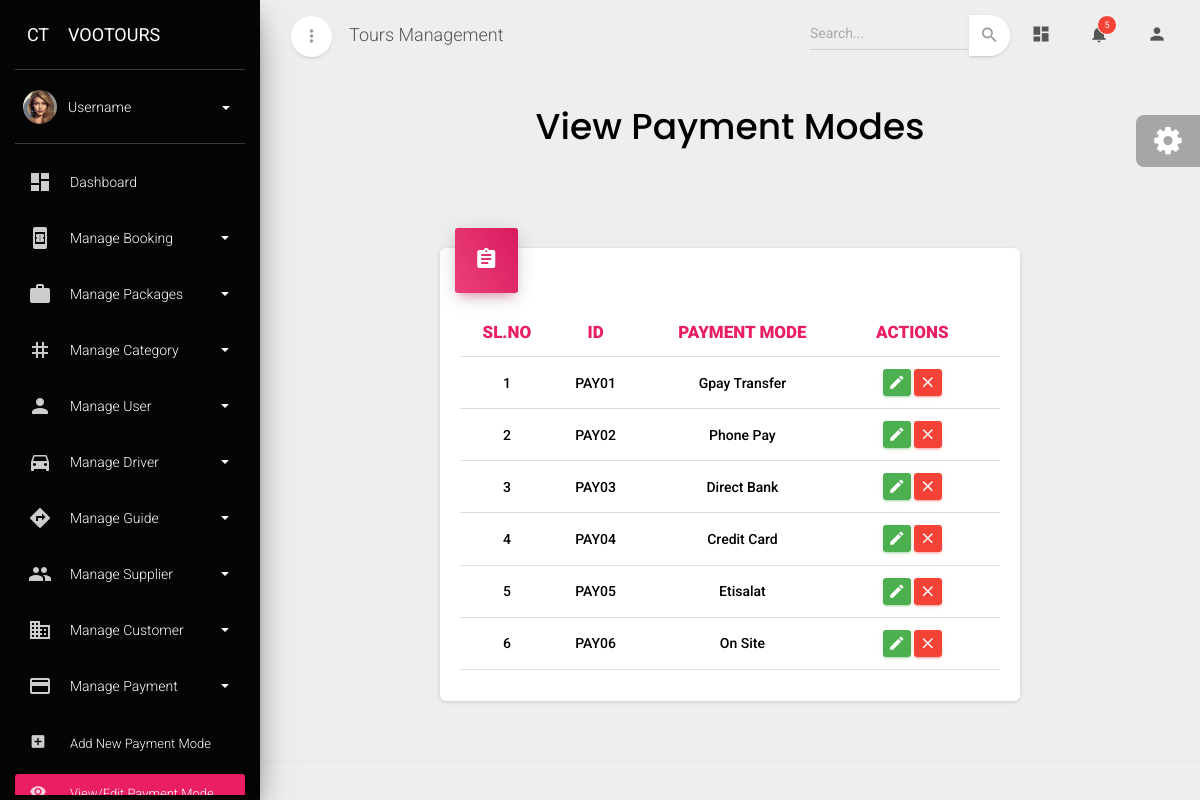
The page /viewpayment on the database as committed earlier.
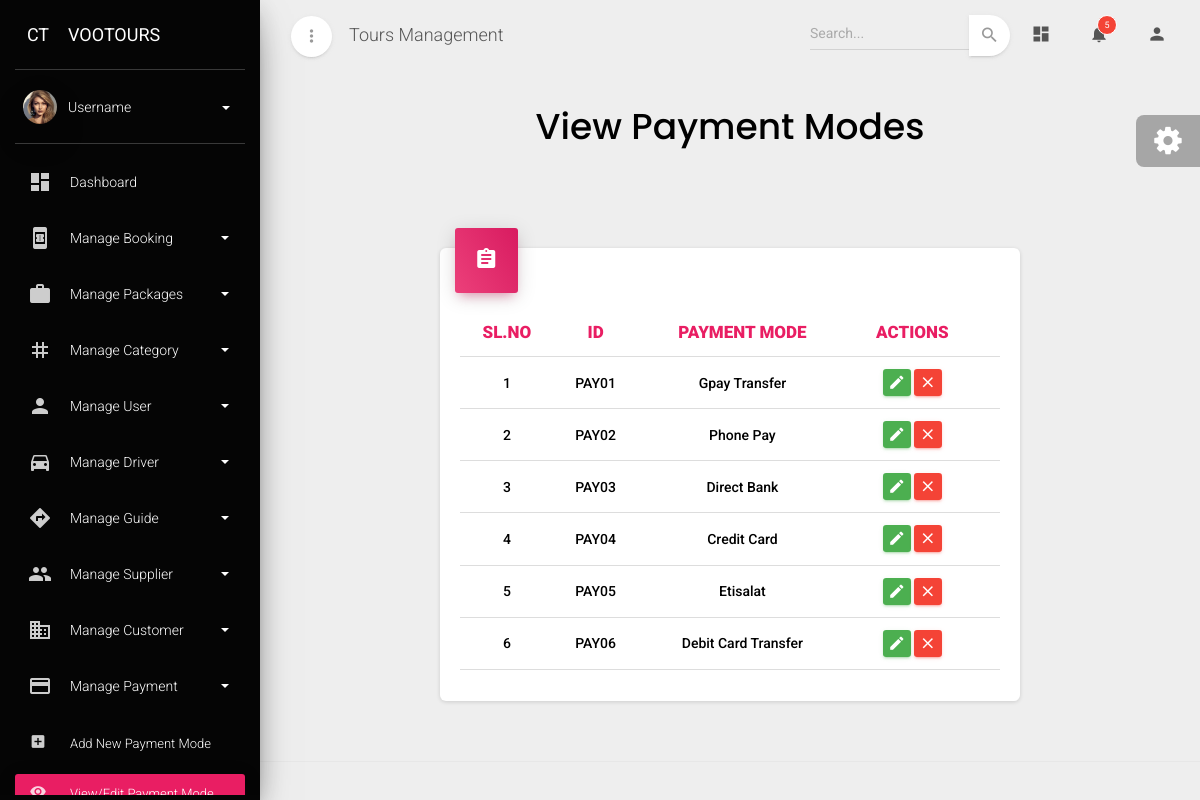
The same page on the database as committed later.
### admin_dashboard/models.py (models this page shows, shortened)
class Payment_mode(models.Model):
    payment_id=models.CharField(max_length=10,primary_key=True,editable=False)
    payment_mode=models.CharField(max_length=50,unique=True)

### admin_dashboard/views.py (the view)
# urls.py: path('viewpayment',view_payment,name='viewpayment'),
def view_payment(request):
    data=Payment_mode.objects.all()
    return render(request,'viewpayment.html',{'data':data})

### admin_dashboard/templates/viewpayment.html (shortened to what this page needs)
{% extends "base.html" %}
{% block content %}
<div class="content">
  <div class="container-fluid">
    <div class="row text-center">
      <h2
        class="font-weight-bold"
        style="font-family: poppins, serif; color: #000"
      >
        View Payment Modes
      </h2>
    </div>
    <div class="row mt-2">
      <div class="mt-5">
        <div class="row" id="supplier-allocation-content">
          <div class="col-2"></div>
          <div class="col-lg-8 col-md-12 col-md-12">
            <div class="card">
              <div class="card-header card-header-rose card-header-icon">
                <div class="card-icon">
                  <i class="material-icons">assignment</i>
                </div>
              </div>
              <div class="card-body">
                <div class="table-responsive">
                  <table class="table">
                    <thead>
                      <tr>
                        <th class="text-center  text-rose" style="font-weight: 900;" >SL.NO</th>
                        <th class="text-center  text-rose" style="font-weight: 900;" >ID</th>
                        <th class="text-center  text-rose" style="font-weight: 900;" >PAYMENT MODE</th>
                        <th class="text-center  text-rose" style="font-weight: 900;" >ACTIONS</th>
                        <th class="text-center  text-rose" style="font-weight: 900;" ></th>
                      </tr>
                    </thead>
                    <tbody>
                      {% for i in data %}
                      <tr>
                        <tr>
                          <td class="text-center" style="font-weight: 500;">{{forloop.counter}}</td>
                          <td class="text-center text-capitalize" style="font-weight: 500;">{{i.payment_id}}</td>
                          <td class="text-center text-capitalize" style="font-weight: 500;">{{i.payment_mode}}</td>
                          <td class="td-actions text-center">
                            <button type="button" rel="tooltip" class="btn btn-success" data-toggle="modal" data-target="#editModal{{i.payment_id}}" onclick="openEditModal('{{i.payment_id}}')"> <i class="material-icons">edit</i> </button>
                            <button type="button" rel="tooltip" class="btn btn-danger" data-toggle="modal" data-target="#deleteModal{{i.payment_id}}" onclick="openDeleteModal('{{i.payment_id}}')"> <i class="material-icons">close</i> </button>
                          </td>
                          <td class="text-center text-capitalize" style="font-weight: 500;"></td>
                      </tr>
                      {% endfor %}
                    </tbody>
                  </table>
                </div>
              </div>
            </div>
          </div>
          <div class="col-2"></div>
        </div>
      </div>
    </div>
  </div>
</div>
{% endblock content %}

Rows that differ between the two databases and show on the page:
changed Payment_mode "PAY06": payment_mode "On Site" → "Debit Card Transfer"
